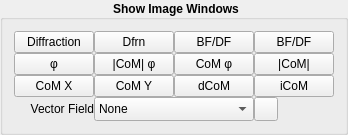
        <widget class="QGroupBox" name="ShowImageWindowsBox">
         <property name="styleSheet">
          <string>QGroupBox { font-weight: bold; }</string>
         </property>
         <property name="title">
          <string>Show Image Windows</string>
         </property>
         <property name="alignment">
          <set>Qt::AlignCenter</set>
         </property>
         <property name="flat">
          <bool>true</bool>
         </property>
         <layout class="QGridLayout" name="ShowImageWindowsGrid">
          <property name="spacing">
           <number>0</number>
          </property>
          <item row="0" column="0">
           <widget class="QPushButton" name="ShowDfrnWdw">
            <property name="accessibleName">
             <string>Dfrn</string>
            </property>
            <property name="text">
             <string>Diffraction</string>
            </property>
           </widget>
          </item>
          <item row="0" column="3">
           <widget class="QPushButton" name="ShowRealMaskWdw_2">
            <property name="accessibleName">
             <string>RealMask</string>
            </property>
            <property name="text">
             <string>BF/DF</string>
            </property>
            <property name="icon">
             <iconset>
              <normaloff>icons/Aperture.png</normaloff>icons/Aperture.png</iconset>
            </property>
           </widget>
          </item>
          <item row="1" column="0">
           <widget class="QPushButton" name="ShowColorWheelWdw_2">
            <property name="accessibleName">
             <string>ColorWheel</string>
            </property>
            <property name="text">
             <string>φ</string>
            </property>
            <property name="icon">
             <iconset>
              <normaloff>icons/colorwheel.png</normaloff>icons/colorwheel.png</iconset>
            </property>
           </widget>
          </item>
          <item row="0" column="1">
           <widget class="QPushButton" name="ShowDfrnMaskWdw_2">
            <property name="accessibleName">
             <string>DfrnMask</string>
            </property>
            <property name="text">
             <string>Dfrn</string>
            </property>
            <property name="icon">
             <iconset>
              <normaloff>icons/Aperture.png</normaloff>icons/Aperture.png</iconset>
            </property>
           </widget>
          </item>
          <item row="1" column="3">
           <widget class="QPushButton" name="ShowCoMMagWdw">
            <property name="accessibleName">
             <string>CoMMag</string>
            </property>
            <property name="text">
             <string>|CoM|</string>
            </property>
           </widget>
          </item>
          <item row="1" column="2">
           <widget class="QPushButton" name="ShowCoMPhWdw">
            <property name="accessibleName">
             <string>CoMPh</string>
            </property>
            <property name="text">
             <string>CoM φ</string>
            </property>
           </widget>
          </item>
          <item row="1" column="1">
           <widget class="QPushButton" name="ShowCoMPhMagWdw">
            <property name="accessibleName">
             <string>CoMPhMag</string>
            </property>
            <property name="text">
             <string>|CoM| φ</string>
            </property>
           </widget>
          </item>
          <item row="0" column="2">
           <widget class="QPushButton" name="ShowRealWdw">
            <property name="accessibleName">
             <string>Real</string>
            </property>
            <property name="text">
             <string>BF/DF</string>
            </property>
           </widget>
          </item>
          <item row="2" column="0">
           <widget class="QPushButton" name="ShowCoMXWdw">
            <property name="accessibleName">
             <string>CoMX</string>
            </property>
            <property name="text">
             <string>CoM X</string>
            </property>
           </widget>
          </item>
          <item row="2" column="1">
           <widget class="QPushButton" name="ShowCoMYWdw">
            <property name="accessibleName">
             <string>CoMY</string>
            </property>
            <property name="text">
             <string>CoM Y</string>
            </property>
           </widget>
          </item>
          <item row="2" column="2">
           <widget class="QPushButton" name="ShowdCoMWdw">
            <property name="accessibleName">
             <string>dCoM</string>
            </property>
            <property name="text">
             <string>dCoM</string>
            </property>
           </widget>
          </item>
          <item row="2" column="3">
           <widget class="QPushButton" name="ShowiCoMWdw">
            <property name="accessibleName">
             <string>iCoM</string>
            </property>
            <property name="text">
             <string>iCoM</string>
            </property>
           </widget>
          </item>
          <item row="3" column="0">
           <widget class="QLabel" name="DispVecFieldLabel">
            <property name="font">
             <font>
              <weight>50</weight>
              <italic>false</italic>
              <bold>false</bold>
             </font>
            </property>
            <property name="text">
             <string>Vector Field</string>
            </property>
            <property name="alignment">
             <set>Qt::AlignRight|Qt::AlignTrailing|Qt::AlignVCenter</set>
            </property>
            <property name="buddy">
             <cstring>DispVecField</cstring>
            </property>
           </widget>
          </item>
          <item row="3" column="1" colspan="2">
           <widget class="QComboBox" name="DispVecField">
            <property name="maximumSize">
             <size>
              <width>16777215</width>
              <height>24</height>
             </size>
            </property>
            <property name="font">
             <font>
              <weight>50</weight>
              <italic>false</italic>
              <bold>false</bold>
             </font>
            </property>
            <item>
             <property name="text">
              <string>None</string>
             </property>
            </item>
            <item>
             <property name="text">
              <string>1:1</string>
             </property>
            </item>
            <item>
             <property name="text">
              <string>1:2</string>
             </property>
            </item>
            <item>
             <property name="text">
              <string>1:4</string>
             </property>
            </item>
            <item>
             <property name="text">
              <string>1:8</string>
             </property>
            </item>
            <item>
             <property name="text">
              <string>1:16</string>
             </property>
            </item>
           </widget>
          </item>
          <item row="3" column="3">
           <widget class="QToolButton" name="DispVecColor">
            <property name="minimumSize">
             <size>
              <width>24</width>
              <height>24</height>
             </size>
            </property>
            <property name="maximumSize">
             <size>
              <width>24</width>
              <height>24</height>
             </size>
            </property>
            <property name="text">
             <string/>
            </property>
            <property name="icon">
             <iconset>
              <normaloff>icons/colorPicker.png</normaloff>icons/colorPicker.png</iconset>
            </property>
           </widget>
          </item>
         </layout>
        </widget>
